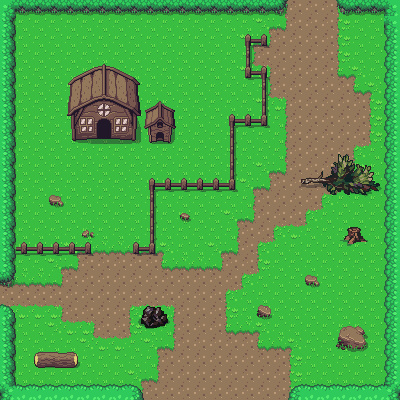

The image is a tile-based game level rendered from a .tmx file. Its description and complete source (layers, tilesets, objects, tile grids) follow:
An orthogonal 25x25 tile map with 16x16 px tiles, 2 tile layers (Ground, Collisions), 2 tilesets and 35 objects.

<map version="1.0" tiledversion="1.1.3" orientation="orthogonal" renderorder="left-down" width="25" height="25" tilewidth="16" tileheight="16" infinite="0" nextobjectid="58">
 <tileset firstgid="1" source="../Tile Palettes/overworld.tsx" />
 <tileset firstgid="1441" source="overworld.tsx" />
 <layer name="Ground" width="25" height="25">
  <data encoding="csv">
1,1,1,1,1,1,1,1,1,1,1,1,1,1,1,1,1,1201,1202,1202,1202,1203,1,1,1,
1,1,1,1,1,1,1,1,1,1,1,1,1,1,1,1,1161,1322,1202,1202,1202,1203,1,1,1,
1,1,1,1,1,1,1,1,1,1,1,1,1,1,1,1161,1322,1202,1202,1202,1202,1203,1,1,1,
1,1,1,1,1,1,1,1,1,1,1,1,1,1,1,1201,1202,1202,1202,1202,1202,1203,1,1,1,
1,1,1,1,1,1,1,1,1,1,1,1,1,1,1,1241,1282,1202,1202,1202,1202,1321,1163,1,1,
1,1,1,1,1,1,1,1,1,1,1,1,1,1,1,1,1201,1202,1202,1202,1202,1202,1321,1163,1,
1,1,1,1,1,1,1,1,1,1,1,1,1,1,1,1,1241,1282,1202,1202,1202,1202,1202,1203,1,
1,1,1,1,1,1,1,1,1,1,1,1,1,1,1,1,1,1201,1202,1202,1202,1202,1202,1203,1,
1,1,1,1,1,1,1,1,1,1,1,1,1,1,1,1,1,1201,1202,1202,1202,1202,1202,1203,1,
1,1,1,1,1,1,1,1,1,1,1,1,1,1,1,1,1,1201,1202,1202,1202,1202,1281,1243,1,
1,1,1,1,1,1,1,1,1,1,1,1,1,1,1,1,1161,1322,1202,1202,1202,1202,1203,1,1,
1,1,1,1,1,1,1,1,1,1,1,1,1,1,1,1161,1322,1202,1202,1202,1202,1281,1243,1,1,
1,1,1,1,1,1,1,1,1,1,1,1,1,1,1,1201,1202,1202,1202,1202,1281,1243,1,1,1,
1,1,1,1,1,1,1,1,1,1,1,1,1,1,1161,1322,1202,1202,1202,1281,1243,1,1,1,1,
1,1,1,1,1,1,1,1,1,1,1,1,1,1,1201,1202,1202,1281,1242,1243,1,1,1,1,1,
1,1,1,1,1161,1162,1162,1162,1162,1162,1163,1,1,1161,1322,1202,1281,1243,1,1,1,1,1,1,1,
1,1,1,1161,1322,1202,1202,1202,1202,1202,1321,1162,1162,1322,1202,1202,1203,1,1,1,1,1,1,1,1,
1162,1162,1162,1322,1202,1202,1202,1202,1202,1202,1202,1202,1202,1202,1202,1281,1243,1,1,1,1,1,1,1,1,
1202,1202,1202,1202,1202,1202,1202,1202,1202,1202,1202,1202,1202,1202,1281,1243,1,1,1,1,1,1,1,1,1,
1242,1242,1242,1282,1202,1202,1202,1202,1281,1242,1282,1202,1202,1202,1203,1,1,1,1,1,1,1,1,1,1,
1,1,1,1241,1242,1282,1202,1202,1203,1,1201,1202,1202,1202,1321,1162,1163,1,1,1,1,1,1,1,1,
1,1,1,1,1,1241,1242,1242,1243,1161,1322,1202,1202,1202,1202,1202,1321,1162,1163,1,1,1,1,1,1,
1,1,1,1,1,1,1,1,1,1201,1202,1202,1202,1202,1202,1202,1202,1202,1203,1,1,1,1,1,1,
1,1,1,1,1,1,1,1,1161,1322,1202,1202,1202,1202,1202,1202,1202,1202,1203,1,1,1,1,1,1,
1,1,1,1,1,1,1,1,1201,1202,1202,1202,1202,1202,1202,1202,1202,1202,1203,1,1,1,1,1,1
</data>
 </layer>
 <layer name="Collisions" width="25" height="25">
  <data encoding="csv">
765,766,766,766,766,766,766,766,766,766,766,766,766,766,766,766,766,687,0,0,0,686,766,766,764,
728,0,0,0,0,0,0,0,0,0,0,0,0,0,0,0,0,0,0,0,0,0,0,0,764,
728,0,0,0,0,0,0,0,0,0,0,0,0,0,0,683,762,0,0,0,0,0,0,0,727,
728,0,0,0,0,0,0,0,0,0,0,0,0,0,0,725,0,0,0,0,0,0,0,0,727,
728,0,0,0,7,8,9,10,11,0,0,0,0,0,0,723,684,0,0,0,0,0,0,0,727,
728,0,0,0,47,48,49,50,51,0,0,0,0,0,0,0,725,0,0,0,0,0,0,0,727,
728,0,0,0,87,88,89,90,91,214,215,0,0,0,0,0,725,0,0,0,0,0,0,0,727,
728,0,0,0,127,128,129,130,131,254,255,0,0,0,683,685,724,0,0,2122,2123,0,2125,2126,727,
728,0,0,0,167,168,169,170,171,294,295,0,0,0,725,0,0,0,0,2154,0,0,0,2158,727,
728,0,0,0,0,0,0,0,0,0,0,0,0,0,725,0,0,0,1654,1655,1656,1657,1658,1659,727,
728,0,0,0,0,0,0,0,0,0,0,0,0,0,725,0,0,0,1686,1687,1688,1689,1690,1691,727,
728,0,0,0,0,0,0,0,0,683,685,685,685,685,724,0,0,0,1718,1719,1720,1721,1722,1723,727,
728,0,0,210,0,0,0,0,0,725,0,0,0,0,0,0,0,0,1750,1751,1752,1753,1754,1755,727,
728,0,0,0,0,0,0,0,0,725,0,207,0,0,0,0,0,0,0,0,0,0,0,0,727,
728,0,0,0,0,211,0,0,0,725,0,0,0,0,0,0,0,0,0,0,0,1569,1570,0,727,
728,685,685,685,685,762,0,0,761,724,0,0,0,0,0,0,0,0,0,2378,0,1601,1602,0,727,
728,0,0,0,0,0,0,0,0,0,0,0,0,0,0,0,0,0,0,0,0,0,0,0,727,
687,0,0,0,0,0,0,0,0,0,0,0,0,0,0,0,0,0,0,210,0,0,0,0,727,
0,0,0,0,0,0,0,0,0,0,0,0,0,0,0,0,0,0,0,0,0,0,0,0,727,
647,0,0,0,0,0,0,0,1577,1578,1579,0,0,0,0,0,208,0,0,0,0,0,0,0,727,
728,0,0,0,0,0,0,0,1609,1610,1611,0,0,0,0,0,0,0,0,0,0,450,451,0,727,
728,0,0,0,0,0,0,0,0,0,0,0,0,0,0,0,0,0,0,0,0,490,491,0,727,
728,0,204,205,206,0,0,0,0,0,0,0,0,0,0,0,0,0,0,0,0,0,0,0,727,
728,0,0,0,0,0,0,0,0,0,0,0,0,0,0,0,0,0,0,0,0,0,0,0,727,
688,726,726,726,726,726,726,726,647,0,0,0,0,0,0,0,0,0,646,726,726,726,726,726,648
</data>
 </layer>
 <objectgroup name="collision mask">
  <object id="1" x="0" y="0" width="16" height="288" />
  <object id="4" x="384" y="32" width="16" height="368" />
  <object id="5" x="288" y="384" width="112" height="16" />
  <object id="6" x="0" y="384" width="144" height="16" />
  <object id="7" x="0" y="304" width="16" height="96" />
  <object id="8" x="32" y="352" width="48" height="16" />
  <object id="9" x="256" y="304" width="16" height="16" />
  <object id="10" x="304" y="272" width="16" height="16" />
  <object id="11" x="336" y="320" width="32" height="32" />
  <object id="12" x="48" y="192" width="16" height="16" />
  <object id="13" x="80" y="224" width="16" height="16" />
  <object id="14" x="176" y="208" width="16" height="16" />
  <object id="15" x="16" y="240" width="80" height="16" />
  <object id="17" x="128" y="240" width="32" height="16" />
  <object id="18" x="144" y="176" width="16" height="80" />
  <object id="19" x="144" y="176" width="96" height="16" />
  <object id="20" x="224" y="112" width="16" height="80" />
  <object id="21" x="224" y="112" width="48" height="16" />
  <object id="22" x="256" y="64" width="16" height="48" />
  <object id="23" x="240" y="64" width="32" height="16" />
  <object id="33" x="240" y="32" width="16" height="32" />
  <object id="34" x="256" y="32" width="16" height="16" />
  <object id="35" x="71.3799" y="141.003">
   <polyline points="0,0 25.2575,-1.75704 26.3557,-20.4256 30.9679,-23.2808 37.7765,-20.6453 40.412,-12.5189 39.9728,-1.75704 47.6598,-1.97668 48.9776,-0.439261 59.5199,-0.658892 62.5947,0.658892 65.0107,-1.75704 65.8892,-12.5189 66.5481,-25.0379 70.0622,-25.0379 68.0855,-45.2439 68.964,-60.618 39.5335,-75.9922 33.3838,-77.31 29.4305,-77.31 16.6919,-71.3799 0.658892,-62.8143 -4.17298,-57.7628 -3.29446,-54.688 -1.53741,-52.4917 -1.97668,-45.0243 -4.17298,-45.4635 -4.61224,-24.8183 -0.658892,-24.379 0.219631,0 0.219631,-2.19631" />
  </object>
  <object id="36" x="144.297" y="143.419">
   <polyline points="0,0 31.6268,0 31.6268,-36.0194 16.2527,-43.9261 12.0797,-43.7065 0.219631,-34.7016 0,0.219631" />
  </object>
  <object id="38" x="301.771" y="186.473">
   <polyline points="0,0 20.934,0.966184 29.9517,9.9839 67.6329,9.01771 79.2271,3.54267 79.2271,-7.40741 74.7182,-6.11916 72.4638,-8.05153 73.43,-17.0692 67.9549,-23.8325 61.5137,-21.5781 54.7504,-24.7987 51.8519,-27.0531 45.0886,-34.1385 41.2238,-30.9179 37.3591,-35.4267 35.1047,-31.8841 35.1047,-26.409 31.2399,-25.7649 30.2738,-23.1884 32.2061,-20.2899 28.0193,-20.934 28.6634,-15.4589 27.6973,-12.2383 21.9002,-9.66184 21.9002,-17.7134 19.6457,-17.7134 15.4589,-9.33977 3.54267,-9.66184 0.322061,-8.37359 -2.57649,-7.72947 -1.28824,0.966184 0.644122,-0.322061" />
  </object>
  <object id="39" x="338.164" y="225.121" width="31.2399" height="20.2899" />
  <object id="40" x="138.808" y="324.638">
   <polyline points="0,0 8.37359,5.47504 23.5105,2.25443 31.2399,-2.25443 28.3414,-12.2383 26.087,-12.2383 22.2222,-18.3575 7.72947,-19.6457 2.25443,-13.2045 0.322061,0.644122" />
  </object>
  <object id="41" x="112.721" y="138.808">
   <polyline points="0,0 -16.7472,0" />
  </object>
  <object id="43" x="1.28824" y="288.567">
   <polyline points="0,0 0,16.1031" />
  </object>
  <object id="44" x="144.928" y="399.034">
   <polyline points="0,0 -0.322061,0 143.639,-0.644122" />
  </object>
  <object id="46" x="289.211" y="389.694">
   <polyline points="0,0 -144.605,-0.644122" />
  </object>
  <object id="48" x="13.2045" y="288.889">
   <polyline points="0,0 0,15.4589" />
  </object>
  <object id="55" x="16.7992" y="0" width="268.227" height="15.1193" />
  <object id="56" x="337.104" y="0" width="63.277" height="13.9993" />
  <object id="57" x="384.702" y="15.1193" width="15.6792" height="17.3592" />
 </objectgroup>
</map>
